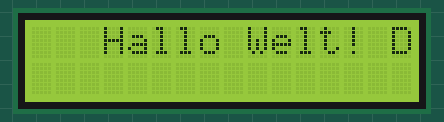
Bench run of a program on a simulated Arduino Uno, built with avr-gcc and run on an emulated ATmega328P. Shown: 16×2 character LCD.

Above: at 0.24 s.
At 1.83 s:
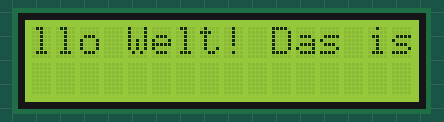
At 3.74 s:
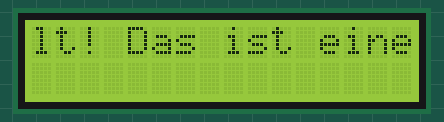
At 7.24 s:
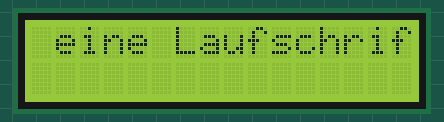
At 10.75 s:
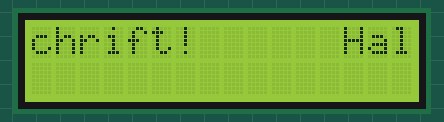
At 14.57 s:
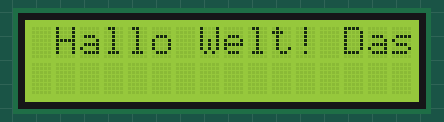

The program:

main.cpp
```cpp
#include <Arduino.h>
#include "Wire.h"
#include "LiquidCrystal_I2C.h"

// LCD initialisieren (Adresse, Spalten, Zeilen)
LiquidCrystal_I2C lcd(0x27, 16, 2);

// Text für Laufschrift
String text = "   Hallo Welt! Das ist eine Laufschrift!   ";

int position = 0;

void setup() {
  lcd.init();
  lcd.backlight();
}

void loop() {

  lcd.clear();
  lcd.setCursor(0, 0);

  // 16 Zeichen anzeigen (Displaybreite)
  for (int i = 0; i < 16; i++) {
    int index = position + i;        // aktuelle Position im Text berechnen
    int laenge = text.length();      // Länge des Textes holen

    // Wenn Index größer als Textlänge → wieder von vorne anfangen
    if (index >= laenge) {
      index = index - laenge;
    }

    // Zeichen an dieser Stelle ausgeben
    char zeichen = text[index];
    lcd.print(zeichen);
  }

  position++;

  // Wenn Ende erreicht → wieder von vorne
  if (position >= text.length()) {
    position = 0;
  }

  delay(300); // Geschwindigkeit der Laufschrift
}
```

Measured:
- by itself, everything shown: repeats every 13.7 s, in 43 steps
